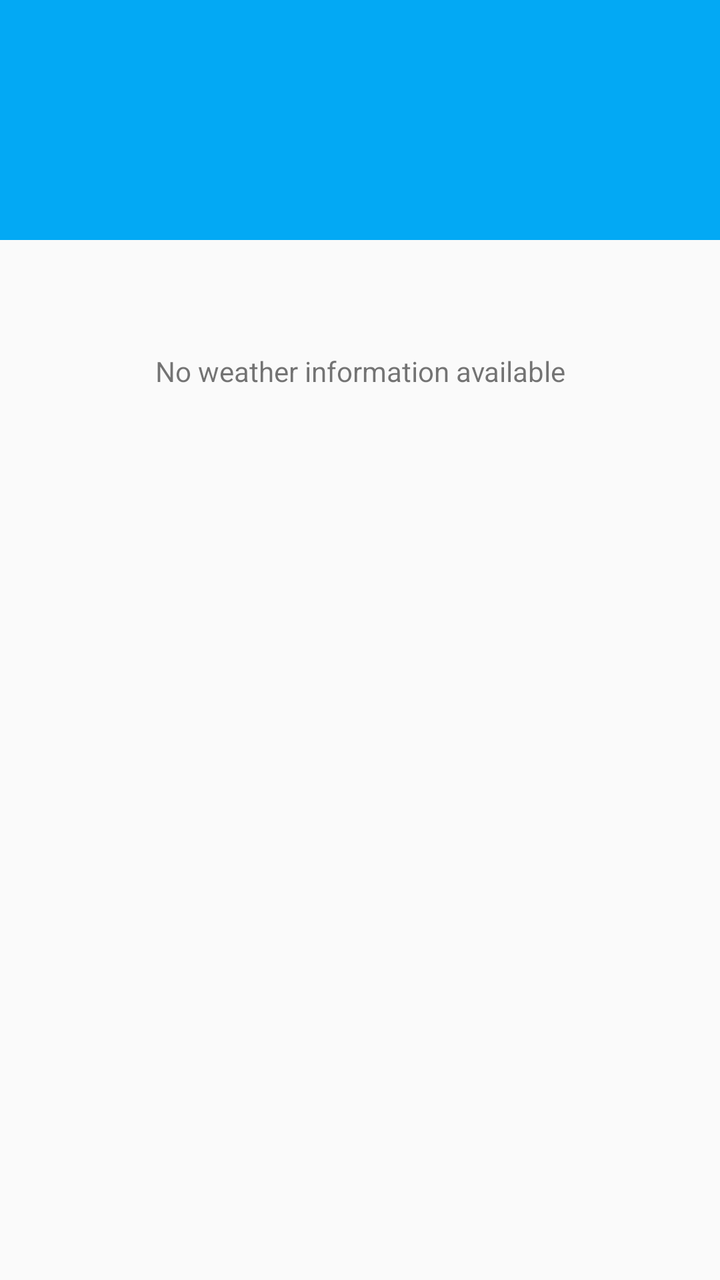
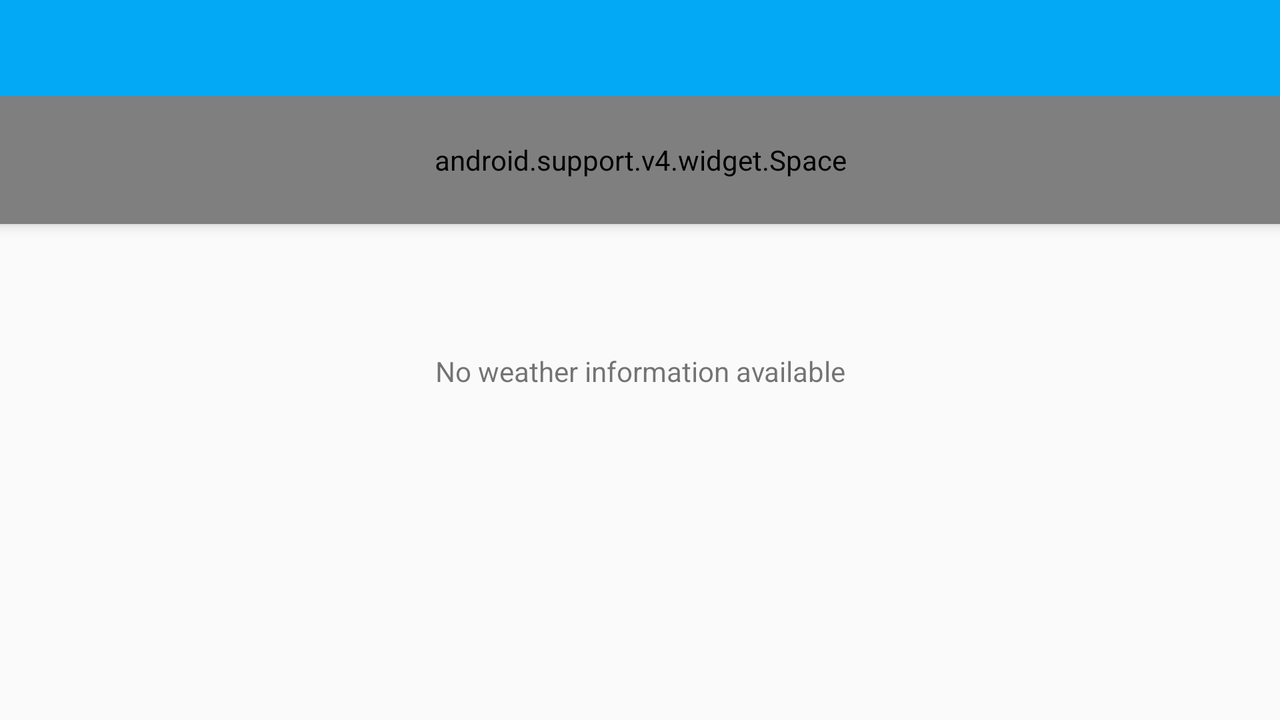

One screen, two layout resources from the same app: the default and the repository's alternative for another configuration. Each is rendered where Android would select it; the XML of both is given below.
<!-- AndroidManifest.xml: activity theme AppTheme.Main -->
<!-- res/layout/fragment_main.xml -->
<?xml version="1.0" encoding="utf-8"?>
<FrameLayout
    xmlns:android="http://schemas.android.com/apk/res/android"
    xmlns:app="http://schemas.android.com/apk/res-auto"
    android:layout_width="match_parent"
    android:layout_height="match_parent">

    <android.support.design.widget.CoordinatorLayout
        android:id="@+id/col"
        android:layout_width="match_parent"
        android:layout_height="match_parent">

        <android.support.design.widget.AppBarLayout
            android:id="@+id/appbar"
            android:layout_width="match_parent"
            android:layout_height="wrap_content"
            android:theme="@style/ThemeOverlay.AppCompat.Dark.ActionBar"
            app:elevation="0dp">

            <android.support.v7.widget.Toolbar
                android:id="@+id/toolbar"
                android:layout_width="match_parent"
                android:layout_height="wrap_content"
                android:elevation="0dp"
                app:layout_scrollFlags="scroll|enterAlways"
                app:theme="@style/ThemeOverlay.AppCompat.Dark.ActionBar">

                <ImageView
                    android:layout_width="wrap_content"
                    android:layout_height="?attr/listPreferredItemHeight"
                    android:layout_gravity="center_horizontal"
                    android:layout_marginTop="?attr/actionBarSize"
                    android:contentDescription="@string/app_name"
                    android:scaleType="center"
                    android:src="@drawable/ic_logo"
                    app:layout_scrollFlags="scroll|enterAlways"/>
            </android.support.v7.widget.Toolbar>
        </android.support.design.widget.AppBarLayout>

        <android.support.v7.widget.RecyclerView
            android:id="@+id/recyclerview_forecast"
            android:layout_width="match_parent"
            android:layout_height="match_parent"
            app:layout_behavior="@string/appbar_scrolling_view_behavior"/>

        
        <TextView
            android:id="@+id/recyclerview_forecast_empty"
            android:layout_width="match_parent"
            android:layout_height="wrap_content"
            android:gravity="center_horizontal"
            android:paddingBottom="@dimen/activity_vertical_margin"
            android:paddingEnd="@dimen/activity_horizontal_margin"
            android:paddingLeft="@dimen/activity_horizontal_margin"
            android:paddingRight="@dimen/activity_horizontal_margin"
            android:paddingStart="@dimen/activity_horizontal_margin"
            android:paddingTop="@dimen/activity_vertical_margin"
            android:text="@string/no_weather_info"
            android:layout_marginTop="160dp"
            app:layout_anchor="@+id/recyclerview_forecast"
            app:layout_anchorGravity="fill"/>
    </android.support.design.widget.CoordinatorLayout>
</FrameLayout>
<!-- resources referenced by this layout -->
<resources>
  <dimen name="activity_horizontal_margin">16dp</dimen>
  <dimen name="activity_vertical_margin">16dp</dimen>
  <string name="app_name">Weather Master</string>
  <string name="no_weather_info">No weather information available</string>
  <!-- from res/values-v21/ -->
  <style name="AppTheme.Main" parent="@style/AppTheme">
          <item name="android:windowContentTransitions">true</item>
      </style>
  <style name="AppTheme" parent="@style/Theme.AppCompat.Light.NoActionBar">
          <item name="colorPrimary">@color/primary</item>
          <item name="colorPrimaryDark">@color/primary_dark</item>
          <item name="colorAccent">@color/accent</item>
          <item name="toolbarStyle">@style/Toolbar</item>
      </style>
  <color name="primary">#03A9F4</color>
  <color name="primary_dark">#0288D1</color>
  <color name="accent">#FFD740</color>
  <style name="Toolbar" parent="Widget.AppCompat.Toolbar">
          <item name="android:background">?attr/colorPrimary</item>
          <item name="popupTheme">@style/Theme.AppCompat.Light</item>
      </style>
</resources>
<!-- res/layout-land/fragment_main.xml (the repository's variant of the layout above) -->
<!-- drawn on the phone turned sideways -->
<?xml version="1.0" encoding="utf-8"?>
<RelativeLayout
    xmlns:android="http://schemas.android.com/apk/res/android"
    xmlns:app="http://schemas.android.com/apk/res-auto"
    android:layout_width="match_parent"
    android:layout_height="match_parent">

    <LinearLayout
        android:id="@+id/parallax_bar"
        android:layout_width="match_parent"
        android:layout_height="wrap_content"
        android:layout_alignParentTop="true"
        android:background="?attr/colorPrimary"
        android:elevation="@dimen/appbar_elevation"
        android:orientation="vertical">

        <android.support.v7.widget.Toolbar
            android:id="@+id/toolbar"
            android:layout_width="match_parent"
            android:layout_height="?attr/actionBarSize"
            android:elevation="0dp"
            app:popupTheme="@style/ThemeOverlay.AppCompat.Light"
            app:theme="@style/ThemeOverlay.AppCompat.Dark.ActionBar"/>

        <android.support.v4.widget.Space
            android:layout_width="match_parent"
            android:layout_height="?attr/listPreferredItemHeight"/>
    </LinearLayout>

    <include
        layout="@layout/fragment_main_base"
        android:layout_width="@dimen/landscape_forecast_view_width"
        android:layout_height="match_parent"
        android:layout_alignParentTop="true"
        android:layout_centerHorizontal="true"
        />
</RelativeLayout>
<!-- res/layout/fragment_main_base.xml (included above) -->
<?xml version="1.0" encoding="utf-8"?>
<FrameLayout xmlns:android="http://schemas.android.com/apk/res/android"
             xmlns:tools="http://schemas.android.com/tools"
             android:layout_width="match_parent"
             android:layout_height="match_parent"
             android:elevation="@dimen/appbar_elevation"
             tools:context="com.portfolio.archit.weathermaster.MainActivity">

    <android.support.v7.widget.RecyclerView
        android:id="@+id/recyclerview_forecast"
        style="@style/ForecastListStyle"
        android:layout_width="match_parent"
        android:layout_height="match_parent"
        android:divider="@null"/>
    
    <TextView
        android:id="@+id/recyclerview_forecast_empty"
        android:layout_width="match_parent"
        android:layout_height="wrap_content"
        android:gravity="center_horizontal"
        android:paddingBottom="@dimen/activity_vertical_margin"
        android:paddingEnd="@dimen/activity_horizontal_margin"
        android:layout_marginTop="160dp"
        android:paddingLeft="@dimen/activity_horizontal_margin"
        android:paddingRight="@dimen/activity_horizontal_margin"
        android:paddingStart="@dimen/activity_horizontal_margin"
        android:paddingTop="@dimen/activity_vertical_margin"
        android:text="@string/no_weather_info"/>
</FrameLayout>
<!-- resources referenced by the variant -->
<!-- as the phone turned sideways resolves them -->
<resources>
  <dimen name="activity_horizontal_margin">16dp</dimen>
  <dimen name="activity_vertical_margin">16dp</dimen>
  <dimen name="appbar_elevation">4dp</dimen>
  <dimen name="landscape_forecast_view_width">360dp</dimen>
  <string name="no_weather_info">No weather information available</string>
  <style name="ForecastListStyle">
          
      </style>
  <!-- from res/values-v21/ -->
  <style name="AppTheme.Main" parent="@style/AppTheme">
          <item name="android:windowContentTransitions">true</item>
      </style>
  <style name="AppTheme" parent="@style/Theme.AppCompat.Light.NoActionBar">
          <item name="colorPrimary">@color/primary</item>
          <item name="colorPrimaryDark">@color/primary_dark</item>
          <item name="colorAccent">@color/accent</item>
          <item name="toolbarStyle">@style/Toolbar</item>
      </style>
  <color name="primary">#03A9F4</color>
  <color name="primary_dark">#0288D1</color>
  <color name="accent">#FFD740</color>
  <style name="Toolbar" parent="Widget.AppCompat.Toolbar">
          <item name="android:background">?attr/colorPrimary</item>
          <item name="popupTheme">@style/Theme.AppCompat.Light</item>
      </style>
</resources>
